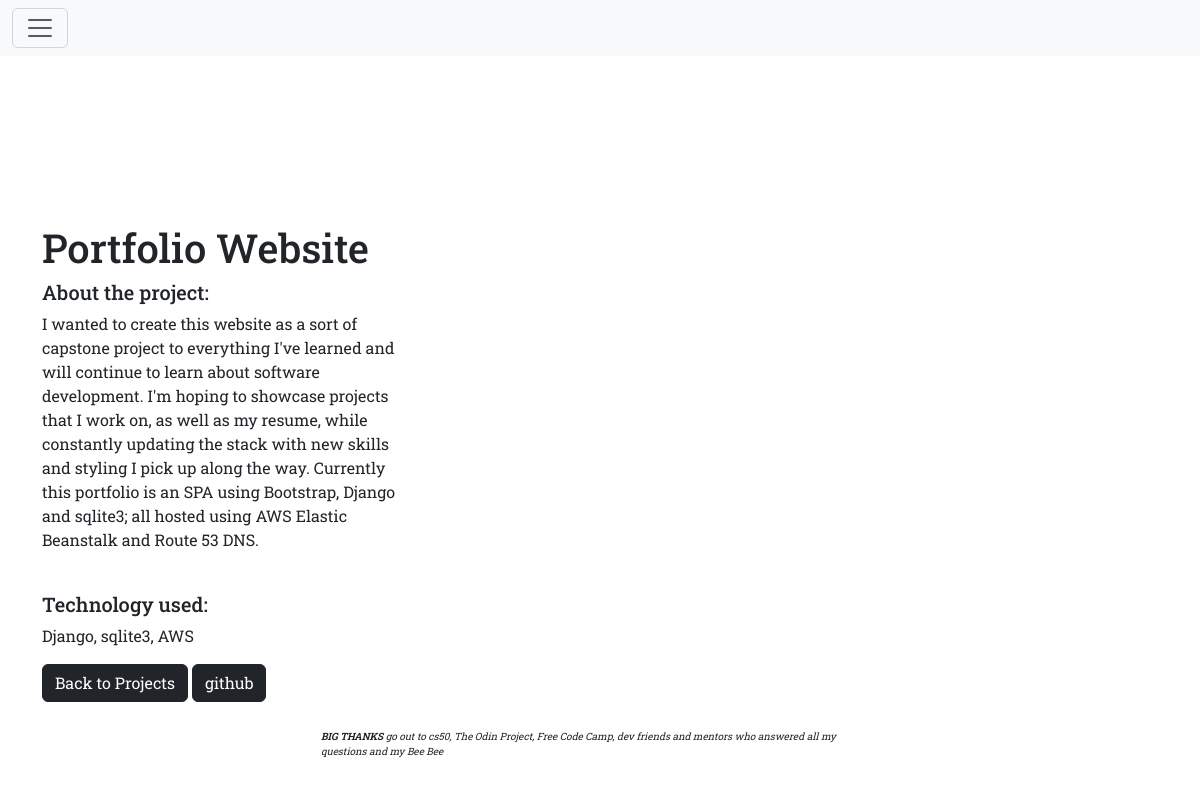
/projects/1/, run on the app's committed database.
### projects/models.py (models this page shows, shortened)
class Project(models.Model):
    title = models.CharField(max_length=100)
    description = models.TextField()
    quick_description = models.TextField(default="quick description")
    technology = models.CharField(max_length=20)

### projects/views.py (the view)
# urls.py: path("<int:pk>/", views.project_detail, name="project_detail"),
def project_detail(request, pk):
    project = Project.objects.get(pk=pk)
    context = {
        "project": project
    }
    return render(request, "projects/project_detail.html", context)

### projects/templates/projects/project_detail.html
{% extends "base.html" %}
{% block page_content %}
<div class="body-margin">
    <h1>{{ project.title }}</h1>
    <div class="row">
        <div class="col-md-4">
            <h5>About the project:</h5>
            {% autoescape off %}
                <p>{{ project.description }}</p>
            {% endautoescape %}
            <br>
            <h5>Technology used:</h5>
            <p>{{ project.technology }}</p>
            <div>
                <a href="{% url 'project_index' %}" class="btn btn-dark">
                    Back to Projects
                </a>
                <a href="https://github.com/TeaZea" target="_blank" class="btn btn-dark">
                    github
                </a>
            </div>
        </div>
    </div>
</div>
{% endblock page_content %}

### pages/static/css/styles.css (style rules this page uses)
* { font-family: 'Roboto Slab', serif; }
.body-margin { margin-top: 200px; }

### data on the page
Project: title "Portfolio Website", description "I wanted to create this website as a sort of capstone project to everything I've learned and will continue to learn about software development. I'm hoping to showcase projects that I work on, as well as my resume, while constantly updating the stack with new skills and styling I pick up along the way. Currently this portfolio is an SPA using Bootstrap, Django and sqlite3; all hosted using AWS Elastic Beanstalk and Route 53 DNS.", technology "Django, sqlite3, AWS"
